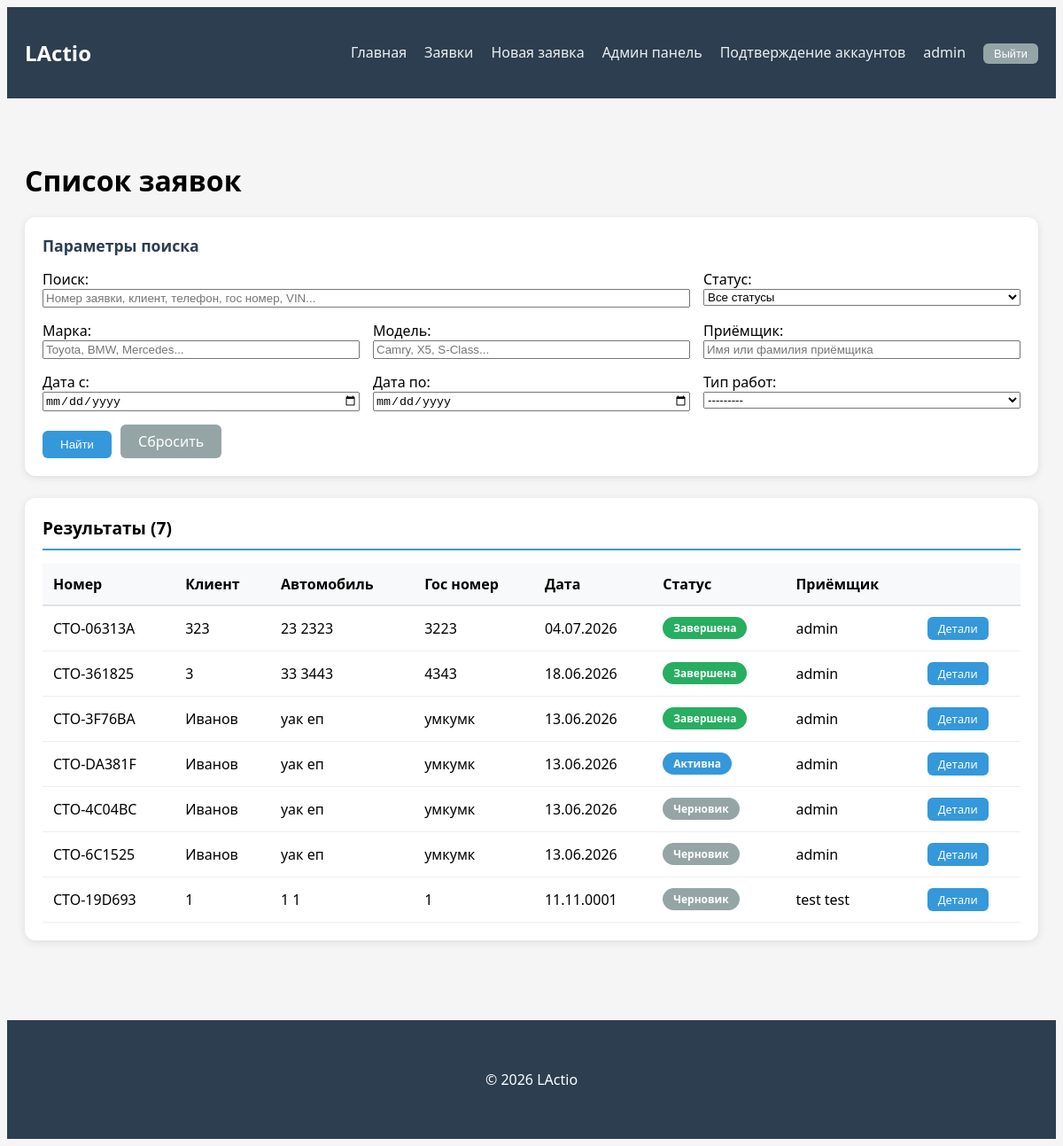
Before: /requests/ (signed in) with the older database file.
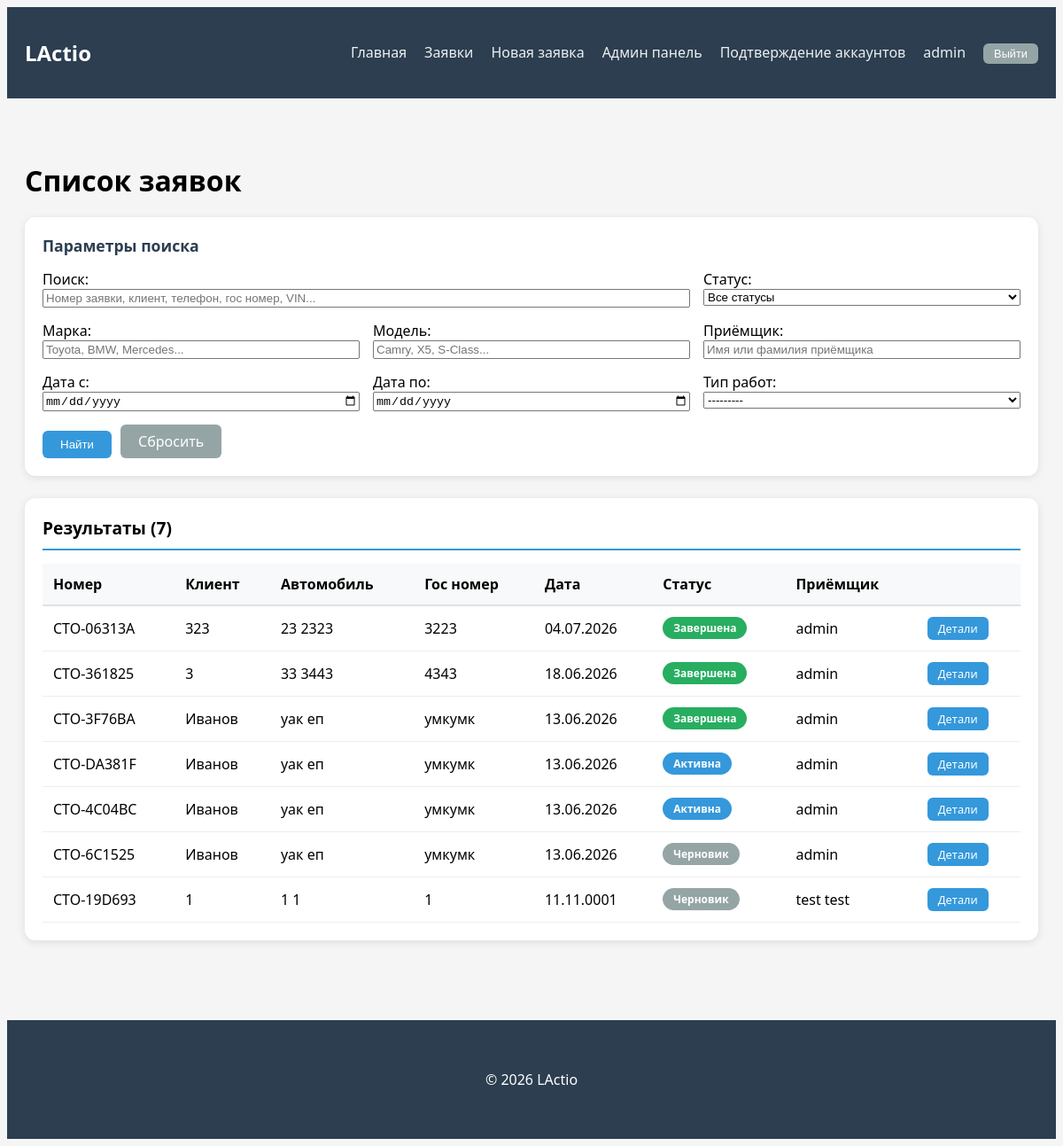
After: the same page with the newer database file.
### service_reception/models.py (models this page shows, shortened)
class User(AbstractUser):
    POSITION_CHOICES = [
        ('admin', 'Администратор'),
        ('receptionist', 'Приёмщик'),
        ('master', 'Мастер'),
    ]
    phone = models.CharField(max_length=20, blank=True, verbose_name='Телефон')
    position = models.CharField(max_length=50, choices=POSITION_CHOICES, default='receptionist', verbose_name='Должность')
    avatar = models.ImageField(upload_to='avatars/', blank=True, null=True, verbose_name='Фото')
    is_approved = models.BooleanField(default=False, verbose_name='Подтверждён администратором')
    class Meta:
        verbose_name = 'Пользователь'
        verbose_name_plural = 'Пользователи'

class RepairRequest(models.Model):
    STATUS_CHOICES = [
        ('draft', 'Черновик'),
        ('active', 'Активна'),
        ('completed', 'Завершена'),
        ('cancelled', 'Отменена'),
    ]
    request_number = models.CharField(max_length=20, unique=True, editable=False)
    receptionist = models.ForeignKey(User, on_delete=models.CASCADE)
    reception_date = models.DateField()
    reception_time = models.TimeField()
    client_name = models.CharField(max_length=200)
    client_phone = models.CharField(max_length=20)
    car_brand = models.CharField(max_length=100)
    car_model = models.CharField(max_length=100)
    license_plate = models.CharField(max_length=20, blank=True)
    vin = models.CharField(max_length=17, blank=True)
    work_types = models.ManyToManyField('WorkType', blank=True)
    issue_description = models.TextField()
    notes = models.TextField(blank=True)
    dashboard_photo = models.ImageField(
        upload_to='dashboard/',
        blank=True,
        null=True,
        verbose_name='Фото приборной панели'
    )
    mileage = models.IntegerField(
        null=True,
        blank=True,
        verbose_name='Пробег (км)'
    )
    status = models.CharField(max_length=20, choices=STATUS_CHOICES, default='draft')

### service_reception/views.py (the view, shortened to what this page needs)
# urls.py: path('requests/', views.request_list, name='request_list'),
def request_list(request):
    if not request.user.is_authenticated:
        return redirect('service_reception:login')
    if request.user.is_staff:
        requests_list = RepairRequest.objects.select_related('receptionist').all().order_by('-reception_date', '-reception_time')
    else:
        requests_list = RepairRequest.objects.filter(receptionist=request.user).select_related('receptionist').order_by('-reception_date', '-reception_time')
    form = RepairRequestSearchForm(request.GET)
    if form.is_valid():
        query = form.cleaned_data.get('search')
        status = form.cleaned_data.get('status')
        work_type = form.cleaned_data.get('work_type')
        date_from = form.cleaned_data.get('date_from')
        date_to = form.cleaned_data.get('date_to')
        car_brand = form.cleaned_data.get('car_brand')
        car_model = form.cleaned_data.get('car_model')
        receptionist_name = form.cleaned_data.get('receptionist_name')
        if status:
            requests_list = requests_list.filter(status=status)
        if work_type:
            requests_list = requests_list.filter(work_types=work_type)
        if date_from:
            requests_list = requests_list.filter(reception_date__gte=date_from)
        if date_to:
            requests_list = requests_list.filter(reception_date__lte=date_to)
        if car_brand:
            requests_list = requests_list.filter(car_brand__icontains=car_brand)
        if car_model:
            requests_list = requests_list.filter(car_model__icontains=car_model)
        if receptionist_name and request.user.is_staff:
            requests_list = requests_list.filter(
                Q(receptionist__first_name__icontains=receptionist_name) |
                Q(receptionist__last_name__icontains=receptionist_name)
            )
    context = {
        'requests_list': requests_list,
        'form': form,
        'is_admin': request.user.is_staff,
    }
    return render(request, 'reception/request_list.html', context)

### service_reception/models.py (called while the page is built)
    def __str__(self):
        return self.name

### service_reception/templates/reception/request_list.html (shortened to what this page needs)
{% extends 'reception/base.html' %}
{% block content %}
<h1 class="mb_20">Список заявок</h1>
<div class="search_section">
    <div class="search_title">Параметры поиска</div>
    <form method="get" class="search_form">
        <div class="search_field_group_wide">
            {{ form.search.label_tag }}
            {{ form.search }}
        </div>
        <div class="search_field_group">
            {{ form.status.label_tag }}
            {{ form.status }}
        </div>
        <div class="search_field_group">
            {{ form.car_brand.label_tag }}
            {{ form.car_brand }}
        </div>
        <div class="search_field_group">
            {{ form.car_model.label_tag }}
            {{ form.car_model }}
        </div>
        <div class="search_field_group">
            {{ form.receptionist_name.label_tag }}
            {{ form.receptionist_name }}
        </div>
        <div class="search_field_group">
            {{ form.date_from.label_tag }}
            {{ form.date_from }}
        </div>
        <div class="search_field_group">
            {{ form.date_to.label_tag }}
            {{ form.date_to }}
        </div>
        <div class="search_field_group">
            {{ form.work_type.label_tag }}
            {{ form.work_type }}
        </div>
        <div class="search_buttons">
            <button type="submit" class="btn_primary">Найти</button>
            <a href="{% url 'service_reception:request_list' %}" class="btn_secondary">Сбросить</a>
        </div>
    </form>
</div>
<div class="main_card">
    <div class="main_card_header">Результаты ({{ requests_list.count }})</div>
    {% if requests_list %}
    <table class="data_table">
        <thead>
            <tr>
                <th class="data_table_header">Номер</th>
                <th class="data_table_header">Клиент</th>
                <th class="data_table_header">Автомобиль</th>
                <th class="data_table_header">Гос номер</th>
                <th class="data_table_header">Дата</th>
                <th class="data_table_header">Статус</th>
                {% if is_admin %}
                    <th class="data_table_header">Приёмщик</th>
                {% endif %}
                <th class="data_table_header"></th>
            </tr>
        </thead>
        <tbody>
            {% for req in requests_list %}
            <tr>
                <td class="data_table_cell">{{ req.request_number }}</td>
                <td class="data_table_cell">{{ req.client_name }}</td>
                <td class="data_table_cell">{{ req.car_brand }} {{ req.car_model }}</td>
                <td class="data_table_cell">{{ req.license_plate }}</td>
                <td class="data_table_cell">{{ req.reception_date|date:"d.m.Y" }}</td>
                <td class="data_table_cell">
                    <span class="status_badge status_{{ req.status }}">
                        {{ req.get_status_display }}
                    </span>
                </td>
                <td class="data_table_cell">{{ req.receptionist.get_full_name|default:req.receptionist.username }}</td>
                <td class="data_table_cell">
                    <a href="{% url 'service_reception:request_detail' req.pk %}" class="btn_primary btn_small">Детали</a>
                </td>
            </tr>
            {% endfor %}
        </tbody>
    </table>
    {% else %}
    <p class="text_center">Заявки не найдены</p>
    {% endif %}
</div>
{% endblock %}

### service_reception/templates/reception/base.html (shortened to what this page needs)
{% load static %}
<!DOCTYPE html>
<html lang="ru">
<head>
    <link rel="stylesheet" href="{% static 'css/style.css' %}">
</head>
<body>
    <nav class="navbar_custom">
        <div class="main_container">
            <div class="flex_between">
                <a class="navbar_brand" href="{% url 'service_reception:home' %}">LActio</a>
                <ul class="navbar_menu">
                    <li><a class="navbar_link" href="{% url 'service_reception:home' %}">Главная</a></li>
                    <li><a class="navbar_link" href="{% url 'service_reception:request_list' %}">Заявки</a></li>
                    <li><a class="navbar_link" href="{% url 'service_reception:request_create' %}">Новая заявка</a></li>
                    {% if user.is_staff or user.position == 'admin' %}
                        {% if user.is_staff or user.is_superuser %}
                            <li><a class="navbar_link" href="{% url 'service_reception:admin_dashboard' %}">Админ панель</a></li>
                        {% endif %}
                        <li><a class="navbar_link" href="{% url 'service_reception:pending_users' %}">Подтверждение аккаунтов</a></li>
                    {% endif %}
                    {% if user.is_authenticated %}
                    <li><a class="navbar_link" href="#">{{ user.get_full_name|default:user.username }}</a></li>
                    <li>
                        <form method="post" action="{% url 'service_reception:logout' %}" style="display: inline;">
                            <button type="submit" class="btn_secondary btn_small">Выйти</button>
                        </form>
                    </li>
                    {% else %}
                    <li><a class="navbar_link" href="{% url 'service_reception:register' %}">Регистрация</a></li>
                    <li><a class="navbar_link" href="{% url 'service_reception:login' %}">Вход</a></li>
                    {% endif %}
                </ul>
            </div>
        </div>
    </nav>
    <main class="main_container">
        {% block content %}{% endblock %}
    </main>
    <footer class="footer_custom">
        <div class="main_container">
            <p>© {% now "Y" %} LActio</p>
        </div>
    </footer>
</body>
</html>

### service_reception/static/css/style.css (style rules this page uses)
body { background-color: #f5f5f5; font-family: 'Segoe UI', Tahoma, Geneva, Verdana, sans-serif; }
.main_container { max-width: 1400px; margin: 0 auto; padding: 20px; }
.navbar_custom { background-color: #2c3e50; padding: 15px 0; margin-bottom: 30px; }
.navbar_brand { color: white; font-size: 1.5rem; font-weight: bold; text-decoration: none; }
.navbar_menu { display: flex; gap: 20px; list-style: none; margin: 0; padding: 0; }
.navbar_link { color: #ecf0f1; text-decoration: none; transition: color 0.3s; }
.flex_between { display: flex; justify-content: space-between; align-items: center; }
.main_card { background: white; border-radius: 12px; padding: 20px; margin-bottom: 20px; box-shadow: 0 2px 10px rgba(0,0,0,0.1); }
.main_card_header { font-size: 1.2rem; font-weight: bold; margin-bottom: 15px; padding-bottom: 10px; border-bottom: 2px solid #3498db; }
.search_section { background: white; border-radius: 12px; padding: 20px; margin-bottom: 25px; box-shadow: 0 2px 8px rgba(0,0,0,0.1); }
.search_title { font-size: 1.1rem; font-weight: bold; margin-bottom: 15px; color: #2c3e50; }
.search_form { display: grid; grid-template-columns: repeat(auto-fit, minmax(280px, 1fr)); gap: 15px; }
.search_field_group { display: flex; flex-direction: column; }
.search_field_group_wide { display: flex; flex-direction: column; grid-column: span 2; }
.search_buttons { display: flex; gap: 10px; align-items: flex-end; }
.data_table { width: 100%; border-collapse: collapse; }
.data_table_header { background-color: #f8f9fa; padding: 12px; text-align: left; font-weight: 600; border-bottom: 2px solid #dee2e6; }
.data_table_cell { padding: 12px; border-bottom: 1px solid #eee; }
.status_badge { display: inline-block; padding: 4px 12px; border-radius: 20px; font-size: 0.75rem; font-weight: bold; }
.status_draft { background-color: #95a5a6; color: white; }
.status_active { background-color: #3498db; color: white; }
.status_completed { background-color: #27ae60; color: white; }
.btn_primary { background-color: #3498db; color: white; border: none; padding: 8px 20px; border-radius: 6px; cursor: pointer; text-decoration: none; display: inline-block; transition: background-color 0.3s; }
.btn_secondary { background-color: #95a5a6; color: white; border: none; padding: 8px 20px; border-radius: 6px; cursor: pointer; text-decoration: none; display: inline-block; }
.btn_small { padding: 4px 12px; font-size: 0.8rem; }
.footer_custom { margin-top: 50px; padding: 20px 0; background-color: #2c3e50; color: white; text-align: center; }
.mb_20 { margin-bottom: 20px; }

Changed rows visible on the page:
changed RepairRequest "СТО-4C04BC": status "Черновик" → "Активна"
